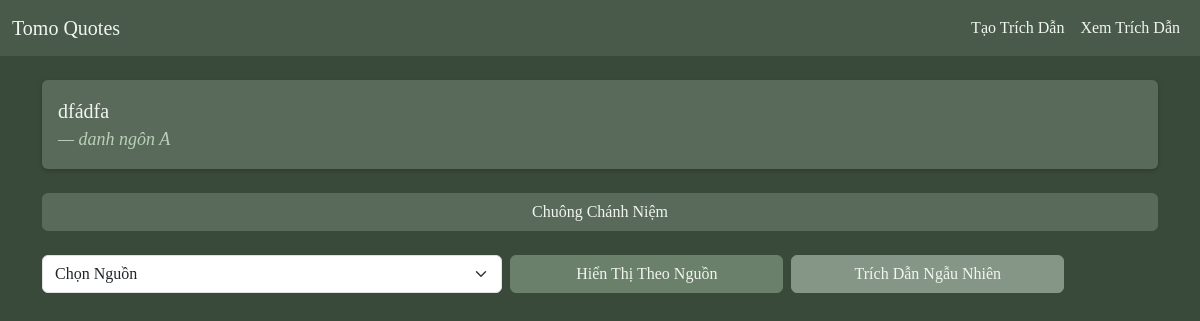
The app's page /, older data.
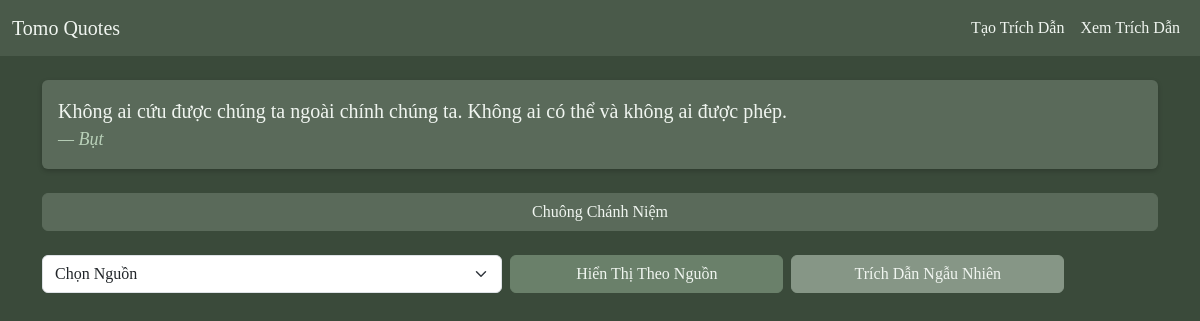
The same page, newer data.
### tables this page shows
CREATE TABLE quotes 
                 (id INTEGER PRIMARY KEY AUTOINCREMENT,
                  content TEXT NOT NULL,
                  category TEXT NOT NULL);

### app.py (the view, shortened to what this page needs)
@app.route('/', methods=['GET', 'POST'])
def quotes():
    conn = sqlite3.connect('quotes.db')
    conn.execute('PRAGMA encoding = "UTF-8"')
    c = conn.cursor()
    c.execute("SELECT DISTINCT category FROM quotes")
    categories = [row[0] for row in c.fetchall()]
    quote = None
    selected_category = None
    c.execute("SELECT * FROM quotes")
    all_quotes = c.fetchall()
    if not quote and all_quotes:
        quote = random.choice(all_quotes)
    conn.close()
    return render_template('quotes.html', quote=quote, categories=categories, selected_category=selected_category)

### app.py (called while the page is built)
def nl2br(value):
    return Markup(value.replace('\n', '<br>'))

### templates/quotes.html (shortened to what this page needs)
{% extends "base.html" %}
{% block content %}
    {% if quote %}
    <div class="card mb-4">
        <div class="card-body">
            <blockquote class="blockquote mb-0">
                <p>{{ quote[1] | nl2br | safe }}</p>
                <footer class="blockquote-footer">{{ quote[2] }}</footer>
            </blockquote>
        </div>
    </div>
    {% else %}
    <div class="alert alert-info mb-4" role="alert">
        Chưa có trích dẫn nào. Vui lòng thêm trích dẫn trước!
    </div>
    {% endif %}
    <div class="mb-4">
        <button id="bellButton" class="btn btn-secondary w-100 w-md-auto">Chuông Chánh Niệm</button>
    </div>
    <form method="POST" class="mb-4">
        <div class="row g-2 align-items-center">
            <div class="col-12 col-md-5">
                <select name="category" class="form-select">
                    <option value="">Chọn Nguồn</option>
                </select>
            </div>
            <div class="col-6 col-md-3">
                <button type="submit" class="btn btn-primary w-100">Hiển Thị Theo Nguồn</button>
            </div>
            <div class="col-6 col-md-3">
                <button type="submit" class="btn btn-success w-100" formnovalidate>Trích Dẫn Ngẫu Nhiên</button>
            </div>
        </div>
    </form>
{% endblock %}

Row changes from the older to the newer data that the page shows:
removed quotes: content "dfádfa", category "danh ngôn A"
added quotes: content "Không ai cứu được chúng ta ngoài chính chúng ta. Không ai có thể và không ai được phép.", category "Bụt"
